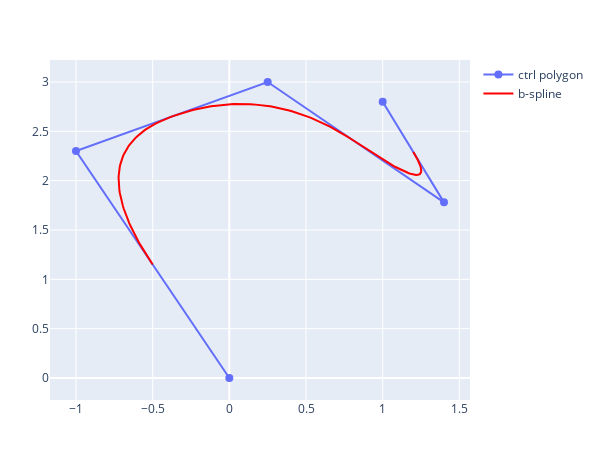

Notebook source saved alongside this figure:
### Markdown cell above
Let us decrease by 1 the curve degree, as well as the number of knots:

### Code cell
p=2
knot = KnotVector(0, 1, 2, 3, 4, 5, 6, 7) #m=8
ctrl = [[0, 0.0], [-1.0, 2.3], [0.25, 3], [1.4, 1.78], [1, 2.8]] #n=m-p-1=8-3=5
bs_pts = bsplcurve(p, knot, ctrl, 200)   
fig4 = figbspline2d(ctrl, bs_pts; height=450)
display(fig4)

### Figure 1 — Plotly figure (JSON) as saved in the notebook; plotly's stock layout.template omitted (floating-point values rounded to 4 significant figures; data arrays with more than 128 entries replaced by an {"elided": "..."} marker saying what was removed)
{"data": [{"marker": {"size": 8}, "name": "ctrl polygon", "type": "scatter", "x": [0, -1, 0.25, 1.4, 1], "y": [0, 2.3, 3, 1.78, 2.8]}, {"line": {"color": "red"}, "mode": "lines", "name": "b-spline", "type": "scatter", "x": {"elided": "200 float values"}, "y": {"elided": "200 float values"}}], "layout": {"height": 450, "margin": {"b": 50, "l": 50, "r": 50, "t": 60}, "width": 600}}
